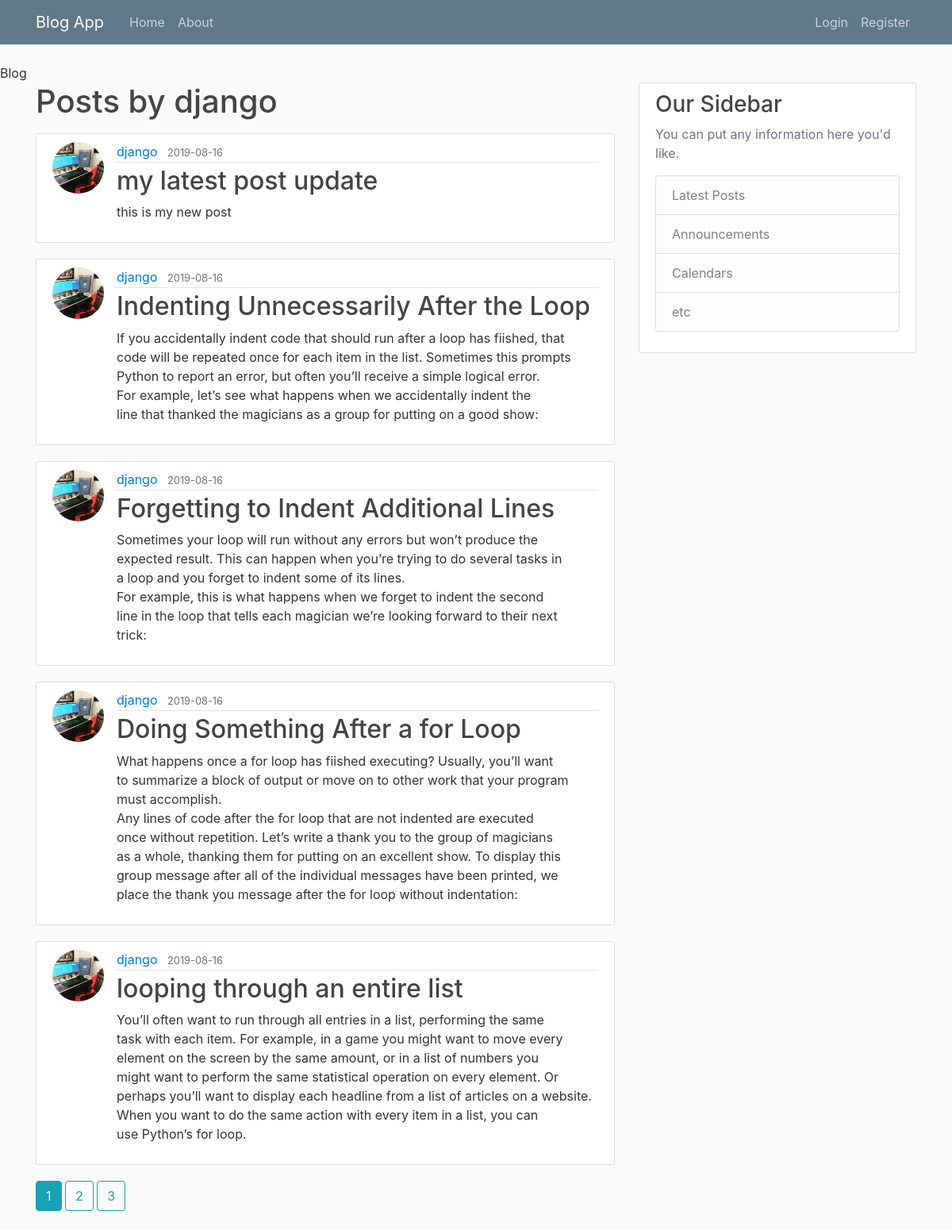
Screenshot of /user/django with the database file from the repository.
### flaskblog/models.py (models this page shows, shortened)
class User(db.Model, UserMixin):
    id = db.Column(db.Integer, primary_key=True)
    username = db.Column(db.String(20), unique=True, nullable=False)
    email = db.Column(db.String(120), unique=True, nullable=False)
    image_file =  db.Column(db.String(20), nullable=False, default= 'default.jpg')
    password = db.Column(db.String(60), nullable=False)
    posts = db.relationship('Post', backref='author', lazy=True)

class Post(db.Model):
    id = db.Column(db.Integer, primary_key=True)
    title = db.Column(db.String(100), nullable=False)
    date_posted = db.Column(db.DateTime, nullable=False, default=datetime.utcnow)
    content = db.Column(db.Text, nullable=False)
    user_id = db.Column(db.Integer, db.ForeignKey('user.id'), nullable=False)

### flaskblog/users/routes.py (the view)
@users.route('/user/<string:username>')
def user_posts(username):
    page = request.args.get('page',1,type=int)
    user = User.query.filter_by(username=username).first_or_404()
    posts = Post.query.filter_by(author=user)\
        .order_by(Post.date_posted.desc())\
        .paginate(page=page, per_page=5)
    return render_template('user_posts.html', posts=posts, user=user)

### flaskblog/templates/user_posts.html
{% extends "layout.html" %}
{% block content %}
    <h1 class="mb-3" > Posts by {{ user.username }} </h1>
    {% for post in posts.items %}
        <article class="media content-section">
          <img class="rounded-circle article-img" src="{{ url_for('static', filename='profile_pix/' + post.author.image_file) }}" alt="">
            <div class="media-body">
              <div class="article-metadata">
                <a class="mr-2" href="{{ url_for('users.user_posts', username=post.author.username) }}">{{ post.author.username }}</a>
                <small class="text-muted">{{ post.date_posted.strftime('%Y-%m-%d') }}</small>
              </div>
              <h2><a class="article-title" href="{{ url_for('posts.post', post_id=post.id) }}">{{ post.title }}</a></h2>
              <p class="article-content">{{ post.content }}</p>
            </div>
          </article>
    {% endfor %}
    {% for page_num in posts.iter_pages(left_edge=1, right_edge=1, left_current=1, right_current=2 ) %}
      {% if page_num %}
        {% if posts.page == page_num %}
          <a class="btn btn-info mb-4" href="{{ url_for('users.user_posts', username=user.username, page=page_num) }}">{{ page_num }}</a>
        {% else %}
          <a class="btn btn-outline-info mb-4" href="{{ url_for('users.user_posts', username=user.username, page=page_num) }}">{{ page_num }}</a>
        {% endif %}
      {% else %}
        ...
      {% endif %}
    {% endfor %}
{% endblock %}

### flaskblog/static/main.css (style rules this page uses)
body { background: #fafafa; color: #333333; margin-top: 5rem; }
h1, h2, h3, h4, h5, h6 { color: #444444; }
.content-section { background: #ffffff; padding: 10px 20px; border: 1px solid #dddddd; border-radius: 3px; margin-bottom: 20px; }
.article-title { color: #444444; }
.article-content { white-space: pre-line; }
.article-img { height: 65px; width: 65px; margin-right: 16px; }
.article-metadata { padding-bottom: 1px; margin-bottom: 4px; border-bottom: 1px solid #e3e3e3 }

### rows the page displays
User: username "django"
Post: image_file (picture), author.username "django", date_posted "2019-08-16", title "my latest post update", content "this is my new post"
Post: image_file (picture), author.username "django", date_posted "2019-08-16", title "Indenting Unnecessarily After the Loop", content "If you accidentally indent code that should run after a loop has fiished, that code will be repeated once for each item in the list. Sometimes this prompts Python to report an error, but often you’ll receive a simple logical error. For example, let’s see what happens when we accidentally indent the line that thanked the magicians as a group for putting on a good show:"
Post: image_file (picture), author.username "django", date_posted "2019-08-16", title "Forgetting to Indent Additional Lines", content "Sometimes your loop will run without any errors but won’t produce the expected result. This can happen when you’re trying to do several tasks in a loop and you forget to indent some of its lines. For example, this is what happens when we forget to indent the second line in the loop that tells each magician we’re looking forward to their next trick:"
Post: image_file (picture), author.username "django", date_posted "2019-08-16", title "Doing Something After a for Loop", content "What happens once a for loop has fiished executing? Usually, you’ll want to summarize a block of output or move on to other work that your program must accomplish. Any lines of code after the for loop that are not indented are executed once without repetition. Let’s write a thank you to the group of magicians as a whole, thanking them for putting on an excellent show. To display this group message after all of the individual messages have been printed, we place the thank you message after the for loop without indentation:"
Post: image_file (picture), author.username "django", date_posted "2019-08-16", title "looping through an entire list", content "You’ll often want to run through all entries in a list, performing the same task with each item. For example, in a game you might want to move every element on the screen by the same amount, or in a list of numbers you might want to perform the same statistical operation on every element. Or perhaps you’ll want to display each headline from a list of articles on a website. When you want to do the same action with every item in a list, you can use Python’s for loop."

### other values shown
{{ page_num }} "1"
{{ page_num }} "2" "3"
